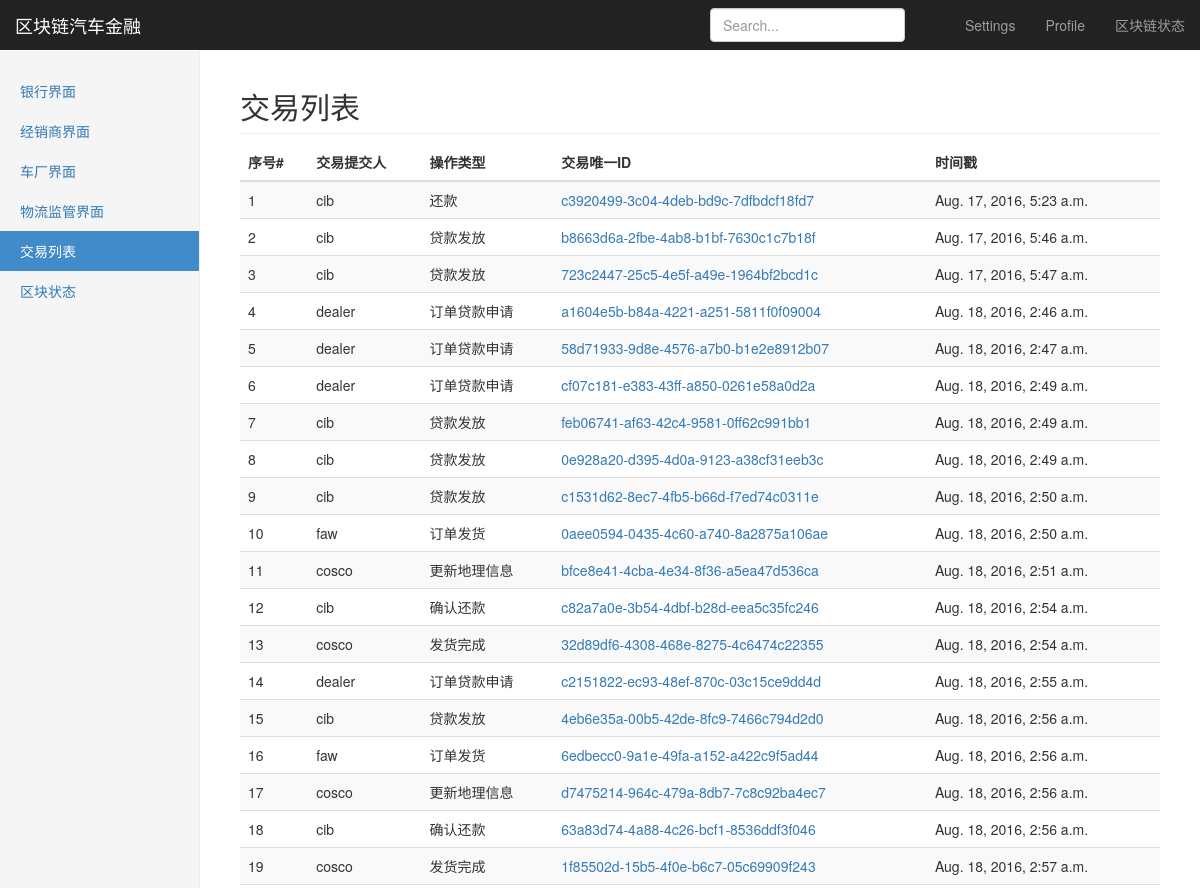
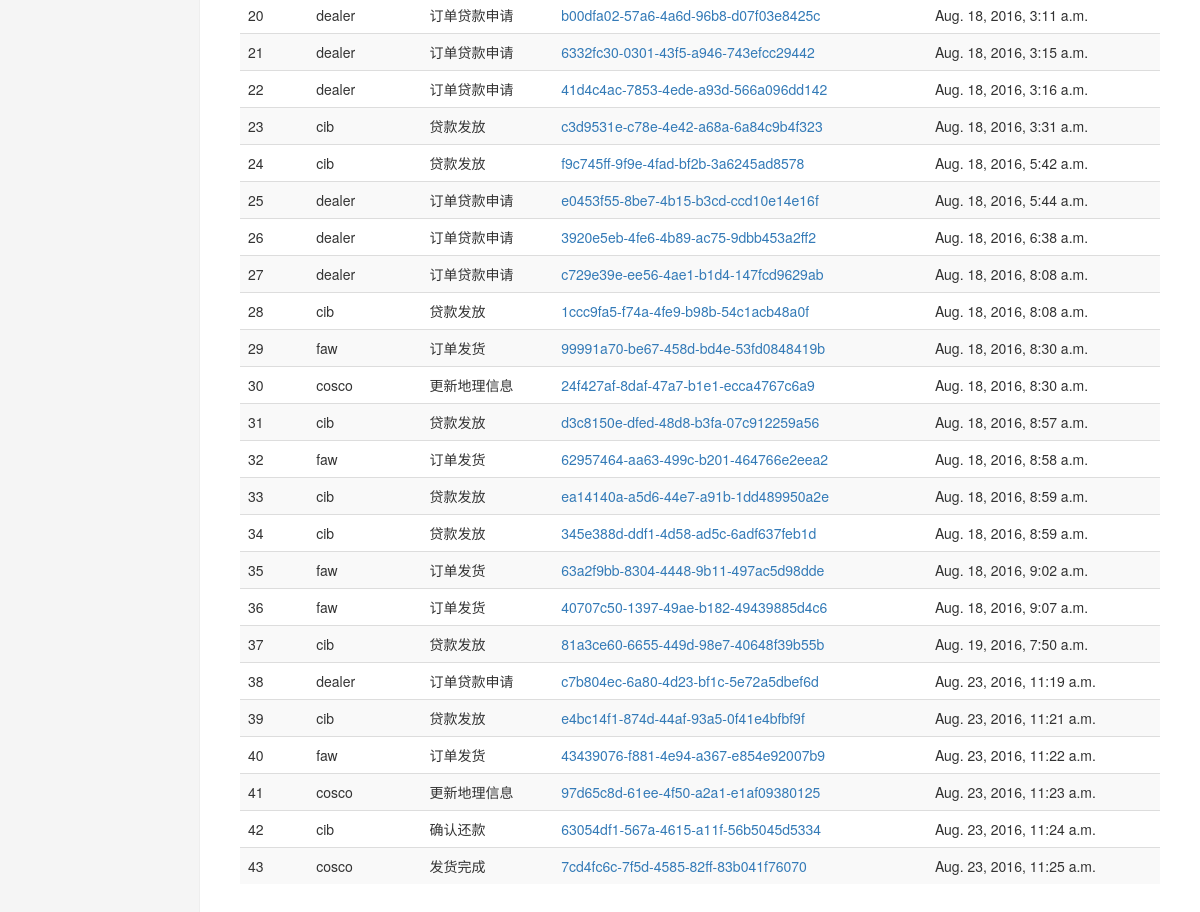
The app's page /translist/ with its own data (2 pictures, top to bottom).
### af/models.py (models this page shows)
class Transaction(models.Model):
    Participant = models.CharField(max_length=40)
    Action = models.CharField(max_length=40)
    TransID = models.CharField(max_length=60)
    TransDate = models.DateTimeField(auto_now_add=True)

### af/views.py (the view)
# urls.py: url(r'translist/$',views.translist),
def translist(request):
    par = request.GET.get("participant","")
    if par:
        trans = models.Transaction.objects.filter(Participant=par)
        return render(request, "translist.html", {"trans": trans})
    else:
        trans = models.Transaction.objects.all()
        return render(request,"translist.html", {"trans":trans})

### templates/translist.html (shortened to what this page needs)
{% extends 'layout.html' %}
{% block content %}
<div class="container-fluid">
      <div class="row">
        <div class="col-sm-3 col-md-2 sidebar">
          <ul class="nav nav-sidebar">
            <li><a href="/bank">银行界面 </a></li>
            <li><a href="/dealer">经销商界面</a></li>
            <li><a href="/manufacturer">车厂界面</a></li>
            <li><a href="/logistics">物流监管界面</a></li>
            <li class="active"><a href="/translist">交易列表<span class="sr-only">(current)</span></a></li>
            <li><a href="/status">区块状态</a></li>
          </ul>
        </div>
        <div class="col-sm-12 col-sm-offset-3 col-md-10 col-md-offset-2 main" >
          <h2 class="sub-header">交易列表</h2>
          <div class="table-responsive">
             <table class="table table-striped" align="left">
              <thead>
                <tr>
                  <th>序号#</th>
                  <th>交易提交人</th>
                  <th>操作类型</th>
                  <th>交易唯一ID</th>
                  <th>时间戳</th>
                </tr>
              </thead>
              <tbody>
              {% for tran in trans %}
                <tr>
                  <td>{{ tran.id }}  </td>
                  <td>{{ tran.Participant }}  </td>
                  <td>{{ tran.Action  }}</td>
                  <td><a href="/transdetail/?uuid={{ tran.TransID }}"> {{ tran.TransID }} </a></td>
                  <td>{{ tran.TransDate }}</td>
                </tr>
              {% endfor %}
              </tbody>
            </table>
          </div>
        </div>
        </div>
      </div>
{% endblock %}

### templates/layout.html (shortened to what this page needs)
<!DOCTYPE html>
<html lang="zh-CN"><head>
    <link href="/static/css/bootstrap.css" rel="stylesheet">
    <link href="/static/css/dashboard.css" rel="stylesheet">
  </head>
  <body>
    <nav class="navbar navbar-inverse navbar-fixed-top">
      <div class="container-fluid">
        <div class="navbar-header">
          <a class="navbar-brand" href="/">区块链汽车金融</a>
        </div>
        <div id="navbar" class="navbar-collapse collapse">
          <ul class="nav navbar-nav navbar-right">
            <li><a href="#">{{ participant }}</a></li>
            <li><a href="#">Settings</a></li>
            <li><a href="#">Profile</a></li>
            <li><a href="/status">区块链状态</a></li>
          </ul>
          <form class="navbar-form navbar-right" action="/transdetail/" method="POST">
            <input class="form-control" placeholder="Search..." type="text" id="uuid", name="uuid">
          </form>
        </div>
      </div>
    </nav>
    {% block content %}{% endblock %}
</body></html>

### static/css/dashboard.css (style rules this page uses)
body { padding-top: 50px; }
.sub-header { padding-bottom: 10px; border-bottom: 1px solid #eee; }
.navbar-fixed-top { border: 0; }
.sidebar { display: none; }
@media (min-width: 768px) { .sidebar { position: fixed; top: 51px; bottom: 0; left: 0; z-index: 1000; display: block; padding: 20px; overflow-x: hidden; overflow-y: auto; background-color: #f5f5f5; border-right: 1px solid #eee; } }
.nav-sidebar { margin-right: -21px; margin-bottom: 20px; margin-left: -20px; }
.nav-sidebar > li > a { padding-right: 20px; padding-left: 20px; }
.nav-sidebar > .active > a, .nav-sidebar > .active > a:hover, .nav-sidebar > .active > a:focus { color: #fff; background-color: #428bca; }
.main { padding: 20px; }
@media (min-width: 768px) { .main { padding-right: 40px; padding-left: 40px; } }

### records on screen
Transaction: id "1", Participant "cib", Action "还款", TransID "c3920499-3c04-4deb-bd9c-7dfbdcf18fd7", TransDate "Aug. 17, 2016, 5:23 a.m."
Transaction: id "2", Participant "cib", Action "贷款发放", TransID "b8663d6a-2fbe-4ab8-b1bf-7630c1c7b18f", TransDate "Aug. 17, 2016, 5:46 a.m."
Transaction: id "3", Participant "cib", Action "贷款发放", TransID "723c2447-25c5-4e5f-a49e-1964bf2bcd1c", TransDate "Aug. 17, 2016, 5:47 a.m."
Transaction: id "4", Participant "dealer", Action "订单贷款申请", TransID "a1604e5b-b84a-4221-a251-5811f0f09004", TransDate "Aug. 18, 2016, 2:46 a.m."
Transaction: id "5", Participant "dealer", Action "订单贷款申请", TransID "58d71933-9d8e-4576-a7b0-b1e2e8912b07", TransDate "Aug. 18, 2016, 2:47 a.m."
Transaction: id "6", Participant "dealer", Action "订单贷款申请", TransID "cf07c181-e383-43ff-a850-0261e58a0d2a", TransDate "Aug. 18, 2016, 2:49 a.m."
Transaction: id "7", Participant "cib", Action "贷款发放", TransID "feb06741-af63-42c4-9581-0ff62c991bb1", TransDate "Aug. 18, 2016, 2:49 a.m."
Transaction: id "8", Participant "cib", Action "贷款发放", TransID "0e928a20-d395-4d0a-9123-a38cf31eeb3c", TransDate "Aug. 18, 2016, 2:49 a.m."
Transaction: id "9", Participant "cib", Action "贷款发放", TransID "c1531d62-8ec7-4fb5-b66d-f7ed74c0311e", TransDate "Aug. 18, 2016, 2:50 a.m."
Transaction: id "10", Participant "faw", Action "订单发货", TransID "0aee0594-0435-4c60-a740-8a2875a106ae", TransDate "Aug. 18, 2016, 2:50 a.m."
Transaction: id "11", Participant "cosco", Action "更新地理信息", TransID "bfce8e41-4cba-4e34-8f36-a5ea47d536ca", TransDate "Aug. 18, 2016, 2:51 a.m."
Transaction: id "12", Participant "cib", Action "确认还款", TransID "c82a7a0e-3b54-4dbf-b28d-eea5c35fc246", TransDate "Aug. 18, 2016, 2:54 a.m."
Transaction: id "13", Participant "cosco", Action "发货完成", TransID "32d89df6-4308-468e-8275-4c6474c22355", TransDate "Aug. 18, 2016, 2:54 a.m."
Transaction: id "14", Participant "dealer", Action "订单贷款申请", TransID "c2151822-ec93-48ef-870c-03c15ce9dd4d", TransDate "Aug. 18, 2016, 2:55 a.m."
Transaction: id "15", Participant "cib", Action "贷款发放", TransID "4eb6e35a-00b5-42de-8fc9-7466c794d2d0", TransDate "Aug. 18, 2016, 2:56 a.m."
Transaction: id "16", Participant "faw", Action "订单发货", TransID "6edbecc0-9a1e-49fa-a152-a422c9f5ad44", TransDate "Aug. 18, 2016, 2:56 a.m."
Transaction: id "17", Participant "cosco", Action "更新地理信息", TransID "d7475214-964c-479a-8db7-7c8c92ba4ec7", TransDate "Aug. 18, 2016, 2:56 a.m."
Transaction: id "18", Participant "cib", Action "确认还款", TransID "63a83d74-4a88-4c26-bcf1-8536ddf3f046", TransDate "Aug. 18, 2016, 2:56 a.m."
Transaction: id "19", Participant "cosco", Action "发货完成", TransID "1f85502d-15b5-4f0e-b6c7-05c69909f243", TransDate "Aug. 18, 2016, 2:57 a.m."
Transaction: id "20", Participant "dealer", Action "订单贷款申请", TransID "b00dfa02-57a6-4a6d-96b8-d07f03e8425c", TransDate "Aug. 18, 2016, 3:11 a.m."
Transaction: id "21", Participant "dealer", Action "订单贷款申请", TransID "6332fc30-0301-43f5-a946-743efcc29442", TransDate "Aug. 18, 2016, 3:15 a.m."
Transaction: id "22", Participant "dealer", Action "订单贷款申请", TransID "41d4c4ac-7853-4ede-a93d-566a096dd142", TransDate "Aug. 18, 2016, 3:16 a.m."
Transaction: id "23", Participant "cib", Action "贷款发放", TransID "c3d9531e-c78e-4e42-a68a-6a84c9b4f323", TransDate "Aug. 18, 2016, 3:31 a.m."
Transaction: id "24", Participant "cib", Action "贷款发放", TransID "f9c745ff-9f9e-4fad-bf2b-3a6245ad8578", TransDate "Aug. 18, 2016, 5:42 a.m."
Transaction: id "25", Participant "dealer", Action "订单贷款申请", TransID "e0453f55-8be7-4b15-b3cd-ccd10e14e16f", TransDate "Aug. 18, 2016, 5:44 a.m."
Transaction: id "26", Participant "dealer", Action "订单贷款申请", TransID "3920e5eb-4fe6-4b89-ac75-9dbb453a2ff2", TransDate "Aug. 18, 2016, 6:38 a.m."
Transaction: id "27", Participant "dealer", Action "订单贷款申请", TransID "c729e39e-ee56-4ae1-b1d4-147fcd9629ab", TransDate "Aug. 18, 2016, 8:08 a.m."
Transaction: id "28", Participant "cib", Action "贷款发放", TransID "1ccc9fa5-f74a-4fe9-b98b-54c1acb48a0f", TransDate "Aug. 18, 2016, 8:08 a.m."
Transaction: id "29", Participant "faw", Action "订单发货", TransID "99991a70-be67-458d-bd4e-53fd0848419b", TransDate "Aug. 18, 2016, 8:30 a.m."
Transaction: id "30", Participant "cosco", Action "更新地理信息", TransID "24f427af-8daf-47a7-b1e1-ecca4767c6a9", TransDate "Aug. 18, 2016, 8:30 a.m."
Transaction: id "31", Participant "cib", Action "贷款发放", TransID "d3c8150e-dfed-48d8-b3fa-07c912259a56", TransDate "Aug. 18, 2016, 8:57 a.m."
Transaction: id "32", Participant "faw", Action "订单发货", TransID "62957464-aa63-499c-b201-464766e2eea2", TransDate "Aug. 18, 2016, 8:58 a.m."
Transaction: id "33", Participant "cib", Action "贷款发放", TransID "ea14140a-a5d6-44e7-a91b-1dd489950a2e", TransDate "Aug. 18, 2016, 8:59 a.m."
Transaction: id "34", Participant "cib", Action "贷款发放", TransID "345e388d-ddf1-4d58-ad5c-6adf637feb1d", TransDate "Aug. 18, 2016, 8:59 a.m."
Transaction: id "35", Participant "faw", Action "订单发货", TransID "63a2f9bb-8304-4448-9b11-497ac5d98dde", TransDate "Aug. 18, 2016, 9:02 a.m."
Transaction: id "36", Participant "faw", Action "订单发货", TransID "40707c50-1397-49ae-b182-49439885d4c6", TransDate "Aug. 18, 2016, 9:07 a.m."
Transaction: id "37", Participant "cib", Action "贷款发放", TransID "81a3ce60-6655-449d-98e7-40648f39b55b", TransDate "Aug. 19, 2016, 7:50 a.m."
Transaction: id "38", Participant "dealer", Action "订单贷款申请", TransID "c7b804ec-6a80-4d23-bf1c-5e72a5dbef6d", TransDate "Aug. 23, 2016, 11:19 a.m."
Transaction: id "39", Participant "cib", Action "贷款发放", TransID "e4bc14f1-874d-44af-93a5-0f41e4bfbf9f", TransDate "Aug. 23, 2016, 11:21 a.m."
Transaction: id "40", Participant "faw", Action "订单发货", TransID "43439076-f881-4e94-a367-e854e92007b9", TransDate "Aug. 23, 2016, 11:22 a.m."
Transaction: id "41", Participant "cosco", Action "更新地理信息", TransID "97d65c8d-61ee-4f50-a2a1-e1af09380125", TransDate "Aug. 23, 2016, 11:23 a.m."
Transaction: id "42", Participant "cib", Action "确认还款", TransID "63054df1-567a-4615-a11f-56b5045d5334", TransDate "Aug. 23, 2016, 11:24 a.m."
Transaction: id "43", Participant "cosco", Action "发货完成", TransID "7cd4fc6c-7f5d-4585-82ff-83b041f76070", TransDate "Aug. 23, 2016, 11:25 a.m."
